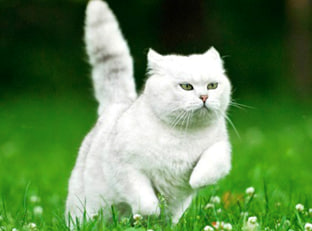
#> input picture AdaIN/content image.jpg, 312 x 231 px
$ jupyter execute AdaIN.ipynb
#> lines starting #> are read from the running program, lines starting #| are printed output that depends on the picture
# Adaptive Instance Normalization for Style Transfer
[to see paper](https://openaccess.thecvf.com/content/CVPR2021/papers/Chandran_Adaptive_Convolutions_for_Structure-Aware_Style_Transfer_CVPR_2021_paper.pdf)

[cell 1]
import numpy as np
from PIL import Image

[cell 2]
x = Image.open('content image.jpg')
#> x is the input picture: PIL image 312x231 RGB; mean R, G, B 96.5, 134.1, 81.8
y = Image.open('style image.jpg')
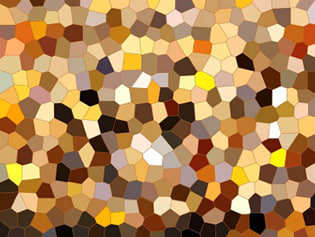
#> input picture AdaIN/style image.jpg, 315 x 237 px
#> y is the input picture: PIL image 315x237 RGB; mean R, G, B 176.8, 133.9, 84.1

[cell 3]
x

[cell 4]
y

[cell 5]
x = np.asanyarray(x)
y = np.asanyarray(y)

[cell 6]
np.shape(x)
#> Out = (231, 312, 3)

[cell 7]
np.shape(y)
#> Out = (237, 315, 3)

[cell 8]
def AdaIN(x, y):
    y_std = np.std(y)
#> y_std = 73.1
    y_mean = np.mean(y)
#> y_mean = 131.6
    instance_normalization = (x - np.mean(x)) / np.std(x)
    t = y_std * instance_normalization + y_mean
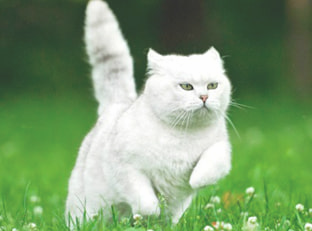
#> t: shape (231, 312, 3) float64; mean R, G, B 125.4, 155.9, 113.4
    return t

[cell 9]
result = AdaIN(x, y)

[cell 10]
PIL_image = Image.fromarray(np.uint8(result)).convert('RGB')
PIL_image
